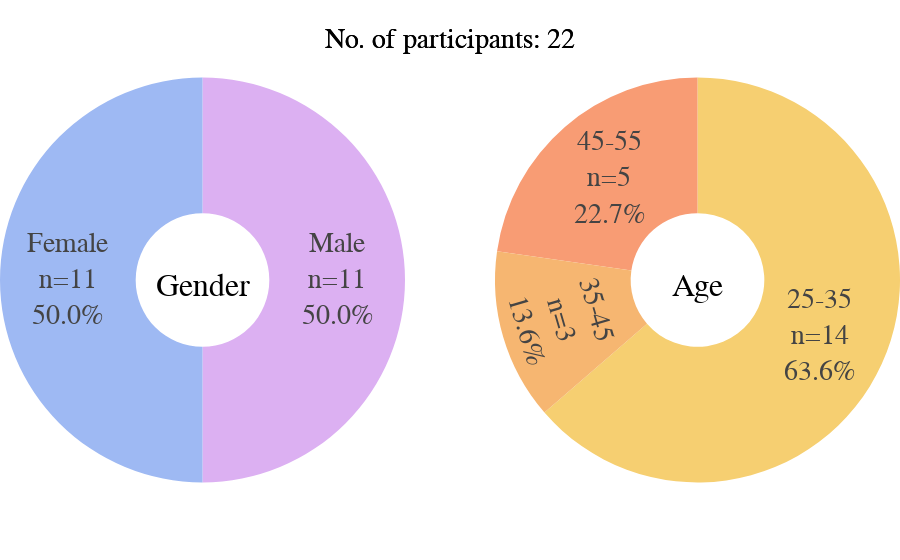

Notebook cell for this chart:
### Markdown cell above
### Demographics

### Code cell
color_map = {
    'Men': female_color,
    'Women': male_color,
    'Equal': neutral_color
}

# Three shades of teal for age groups
gender_colors = [female_color, male_color]

# Prepare gender and age counts and percentages
gender_counts = df_hu['Gender'].value_counts()
gender_labels = gender_counts.index
gender_labels_en = ['Male' if g == 'male' else 'Female' for g in gender_labels]
gender = gender_counts / gender_counts.sum() * 100

age_counts = df_hu['Age'].value_counts().sort_index()
age = age_counts / age_counts.sum() * 100

# Gender pie with custom colors
gender_pie = go.Pie(
    labels=gender_labels_en,
    values=gender.values,
    name='Gender',
    hole=0.33,
    title='Gender',
    marker=dict(colors=gender_colors),
    customdata=np.stack([gender_labels_en, gender_counts.values, gender.values], axis=-1),
    textinfo='text',
    textfont=dict(size=28),
    text=[f"{label}<br>n={int(n)}<br>{p:.1f}%" for label, n, p in zip(gender_labels_en, gender_counts.values, gender.values)],
)

# Age pie with custom teal shades (repeat if more age groups)
age_colors = (age_shades * ((len(age) // len(age_shades)) + 1))[:len(age)]
age_pie = go.Pie(
    labels=age.index,
    values=age.values,
    name='Age',
    hole=0.33,
    title='Age',
    marker=dict(colors=age_colors),
    customdata=np.stack([age.index, age_counts.values, age.values], axis=-1),
    textinfo='text',
    textfont=dict(size=28),
    text=[f"{label}<br>n={int(n)}<br>{p:.1f}%" for label, n, p in zip(age.index, age_counts.values, age.values)],
)

# Create subplot with 1 row and 2 columns
fig = make_subplots(
    rows=1, cols=2, specs=[[{'type':'domain'}, {'type':'domain'}]],
    subplot_titles=['Gender Distribution', 'Age Distribution']
)

fig.add_trace(gender_pie, 1, 1)
fig.add_trace(age_pie, 1, 2)

fig.update_layout(
    font = dict(family="Times New Roman, serif", size=32, color='black'),
    margin=dict(l=0, r=0, t=0, b=0),
    showlegend=False,
    legend=dict(
        font=dict(size=28),
        orientation='v',
        x=0.5,
        xanchor='center',
        y=1,
        yanchor='top'
    ),
    annotations=[
        dict(
            text=f'No. of participants: {df_hu.shape[0]}',
            x=0.5, y=0.9, xref='paper', yref='paper',
            showarrow=False, font=dict(size=28), align='center'
        )
    ]
)

fig.show()

# Save it as html
fig.write_html('demographics_hu.html')

# Save it as image
fig.write_image('demographics_hu.png', scale=3, width=1000, height=400)

### Figure 1 — Plotly figure (JSON) as saved in the notebook; plotly's stock layout.template omitted (floating-point values rounded to 4 significant figures)
{"data": [{"customdata": [["Male", "11", "50.0"], ["Female", "11", "50.0"]], "domain": {"x": [0, 0.45], "y": [0, 1]}, "hole": 0.33, "labels": ["Male", "Female"], "marker": {"colors": ["#dcb0f2", "#9eb9f3"]}, "name": "Gender", "text": ["Male<br>n=11<br>50.0%", "Female<br>n=11<br>50.0%"], "textfont": {"size": 28}, "textinfo": "text", "title": {"text": "Gender"}, "type": "pie", "values": [50.0, 50.0]}, {"customdata": [["25-35", 14, 63.64], ["35-45", 3, 13.64], ["45-55", 5, 22.73]], "domain": {"x": [0.55, 1], "y": [0, 1]}, "hole": 0.33, "labels": ["25-35", "35-45", "45-55"], "marker": {"colors": ["#f6cf71", "#f6b671", "#f89c74"]}, "name": "Age", "text": ["25-35<br>n=14<br>63.6%", "35-45<br>n=3<br>13.6%", "45-55<br>n=5<br>22.7%"], "textfont": {"size": 28}, "textinfo": "text", "title": {"text": "Age"}, "type": "pie", "values": [63.64, 13.64, 22.73]}], "layout": {"annotations": [{"align": "center", "font": {"size": 28}, "showarrow": false, "text": "No. of participants: 22", "x": 0.5, "xanchor": "center", "xref": "paper", "y": 0.9, "yanchor": "bottom", "yref": "paper"}, {"align": "center", "font": {"size": 28}, "showarrow": false, "text": "No. of participants: 22", "x": 0.5, "xanchor": "center", "xref": "paper", "y": 0.9, "yanchor": "bottom", "yref": "paper"}], "font": {"color": "black", "family": "Times New Roman, serif", "size": 32}, "legend": {"font": {"size": 28}, "orientation": "v", "x": 0.5, "xanchor": "center", "y": 1, "yanchor": "top"}, "margin": {"b": 0, "l": 0, "r": 0, "t": 0}, "showlegend": false}}
